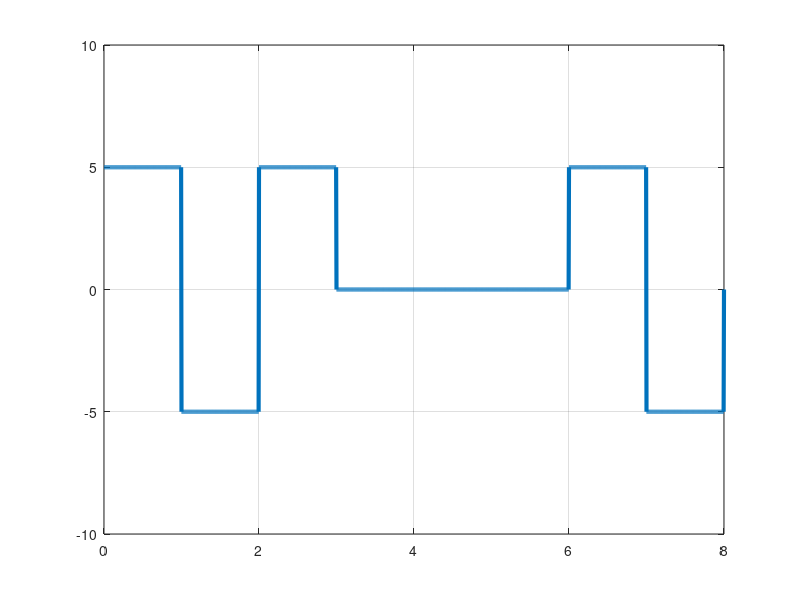

Write MATLAB code to recreate this figure.
figure;

bits = [1 1 1 0 0 0 0 1];

n=200;
bitrate=1;
len = length(bits);

N = n*len;
T = len/bitrate;

dt = T/N;

t = 0:dt:T;
x = zeros(1,length(t));

count = int16(0);
state = int16(-5);

%AMI
for i=0:len-1
  if bits(i+1)==1
    state = -state;
    x(i*n+1:(i+1)*n) = state;
  endif
endfor

%HBD3
for i=0:len-1
  
  if bits(i+1)==0
    count = count + 1;
    if count == 4
      check = int16(0);
      if x((i-3.5)*n)>0
        state = 5;
      elseif x((i-3.5)*n)<0
        state = -5;
      endif
      
      count1 = int16(0);
      for j=1:i-2
        if bits(j)==1
          count1 = count1+1;
        endif
      endfor
      value = mod(count1,2)
      state
      if value==0 && state>0
        state = -state
        x((i-3)*n+1:(i-3+1)*n) = state;
        x((i-2)*n+1:(i-2+1)*n) = 0;
        x((i-1)*n+1:(i-1+1)*n) = 0;
        x(i*n+1:(i+1)*n) = state;
      elseif value==0 && state<0
        state = -state
        x((i-3)*n+1:(i-3+1)*n) = state;
        x((i-2)*n+1:(i-2+1)*n) = 0;
        x((i-1)*n+1:(i-1+1)*n) = 0;
        x(i*n+1:(i+1)*n) = state;
      elseif value!=0 && state>0
        x((i-3)*n+1:(i-3+1)*n) = 0;
        x((i-2)*n+1:(i-2+1)*n) = 0;
        x((i-1)*n+1:(i-1+1)*n) = 0;
        x(i*n+1:(i+1)*n) = state;
      elseif value!=0 && state<0
        x((i-3)*n+1:(i-3+1)*n) = 0;
        x((i-2)*n+1:(i-2+1)*n) = 0;
        x((i-1)*n+1:(i-1+1)*n) = 0;
        x(i*n+1:(i+1)*n) = -state;
      endif
      count = 0;
    endif
  endif
endfor

plot(t,x,'LineWidth',3);
axis([0 t(end) -10 10]);
grid on;
